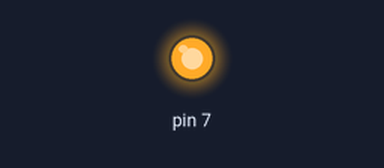
This program was run on a simulated Raspberry Pi (header pin numbers). On the bench: output pins drawn as LEDs (lit = HIGH). At 2.0 s the program stops and its outputs stay as they are.

Above: at 0.1 s.
At 1.1 s:
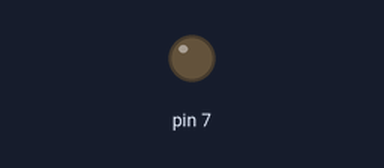
Timing chart, 0 to 2.6 s (numbered marks = the images above):
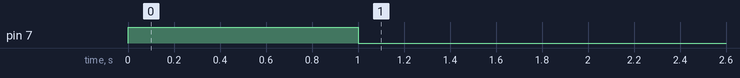

Measured:
- by itself, pin 7: LOW → HIGH at 0.00 s, → LOW 1.0 s later

The program:

FXE114JILJQC155.py
```python
#RPi.GPIO is the library for the GPIO pins
import RPi.GPIO as GPIO

#time allows for delays with the 'sleep' function
import time

#initialize the GPIO pins on the RPi
GPIO.setmode(GPIO.BOARD)

#set the 7th pin (3.3V controllable) to output signal
GPIO.setup(7,GPIO.OUT)

#send a signal for one second, then stop
GPIO.output(7,True)
time.sleep(1)
GPIO.output(7,False)
time.sleep(1)

#resets the GPIO settings
GPIO.cleanup()
```
